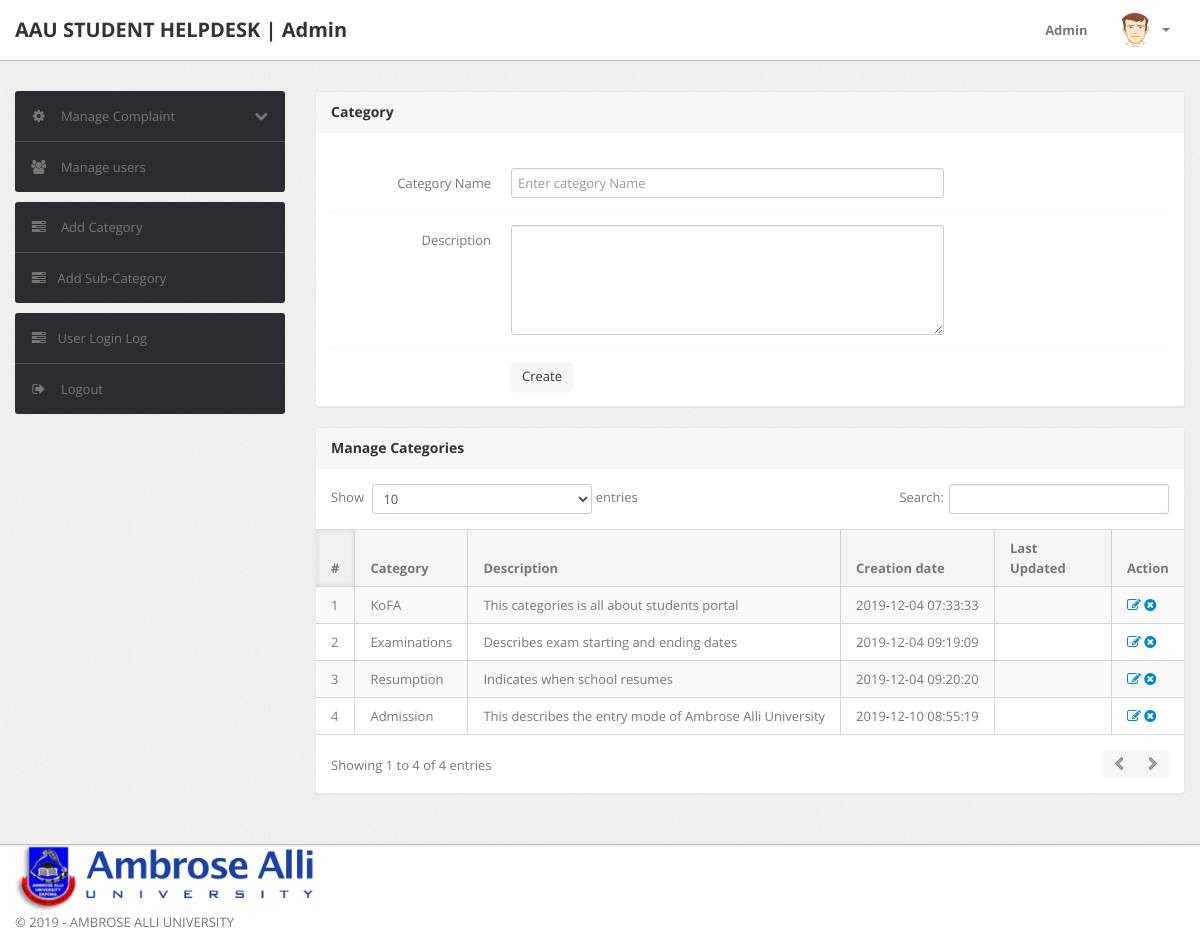
The app's page /admin/category.php (signed in) with its own data.
### tables this page shows
CREATE TABLE IF NOT EXISTS `category` (
  `id` int(11) NOT NULL AUTO_INCREMENT,
  `categoryName` varchar(255) NOT NULL,
  `categoryDescription` longtext NOT NULL,
  `creationDate` timestamp NOT NULL DEFAULT CURRENT_TIMESTAMP,
  `updationDate` varchar(255) DEFAULT NULL,
  PRIMARY KEY (`id`)
);

### admin/category.php (the view, shortened to what this page needs)
<?php
include('include/config.php');
include('../users/favicon.php');
if(strlen($_SESSION['alogin'])==0)
	{
header('location:index.php');
}
else{
?>
<!DOCTYPE html>
<html lang="en">
<head>
	<link type="text/css" href="bootstrap/css/bootstrap.min.css" rel="stylesheet">
	<link type="text/css" href="bootstrap/css/bootstrap-responsive.min.css" rel="stylesheet">
	<link type="text/css" href="css/theme.css" rel="stylesheet">
	<link type="text/css" href="images/icons/css/font-awesome.css" rel="stylesheet">
</head>
<body>
<?php include('include/header.php');?>
	<div class="wrapper">
		<div class="container">
			<div class="row">
<?php include('include/sidebar.php');?>
			<div class="span9">
					<div class="content">
						<div class="module">
							<div class="module-head">
								<h3>Category</h3>
							</div>
							<div class="module-body">
									<br />
			<form class="form-horizontal row-fluid" name="Category" method="post" >
<div class="control-group">
<label class="control-label" for="basicinput">Category Name</label>
<div class="controls">
<input type="text" placeholder="Enter category Name"  name="category" class="span8 tip" required>
</div>
</div>
<div class="control-group">
											<label class="control-label" for="basicinput">Description</label>
											<div class="controls">
												<textarea class="span8" name="description" rows="5"></textarea>
											</div>
										</div>
	<div class="control-group">
											<div class="controls">
												<button type="submit" name="submit" class="btn">Create</button>
											</div>
										</div>
									</form>
							</div>
						</div>
	<div class="module">
							<div class="module-head">
								<h3>Manage Categories</h3>
							</div>
							<div class="module-body table">
								<table cellpadding="0" cellspacing="0" border="0" class="datatable-1 table table-bordered table-striped	 display" width="100%">
									<thead>
										<tr>
											<th>#</th>
											<th>Category</th>
											<th>Description</th>
											<th>Creation date</th>
											<th>Last Updated</th>
											<th>Action</th>
										</tr>
									</thead>
									<tbody>
<?php $query=mysqli_query($con,"select * from category");
$cnt=1;
while($row=mysqli_fetch_array($query))
{
?>
										<tr>
											<td><?php echo htmlentities($cnt);?></td>
											<td><?php echo htmlentities($row['categoryName']);?></td>
											<td><?php echo htmlentities($row['categoryDescription']);?></td>
											<td> <?php echo htmlentities($row['creationDate']);?></td>
											<td><?php echo htmlentities($row['updationDate']);?></td>
											<td>
											<a href="edit-category.php?id=<?php echo $row['id']?>" ><i class="icon-edit"></i></a>
											<a href="category.php?id=<?php echo $row['id']?>&del=delete" onClick="return confirm('Are you sure you want to delete?')"><i class="icon-remove-sign"></i></a></td>
										</tr>
										<?php $cnt=$cnt+1; } ?>
								</table>
							</div>
						</div>
					</div>
				</div>
			</div>
		</div>
	</div>
<?php include('include/footer.php');?>
</body>
<?php } ?>

### records on screen
category: categoryName "KoFA", categoryDescription "This categories is all about students portal", creationDate "2019-12-04 07:33:33"
category: categoryName "Examinations", categoryDescription "Describes exam starting and ending dates", creationDate "2019-12-04 09:19:09"
category: categoryName "Resumption", categoryDescription "Indicates when school resumes", creationDate "2019-12-04 09:20:20"
category: categoryName "Admission", categoryDescription "This describes the entry mode of Ambrose Alli University", creationDate "2019-12-10 08:55:19"
